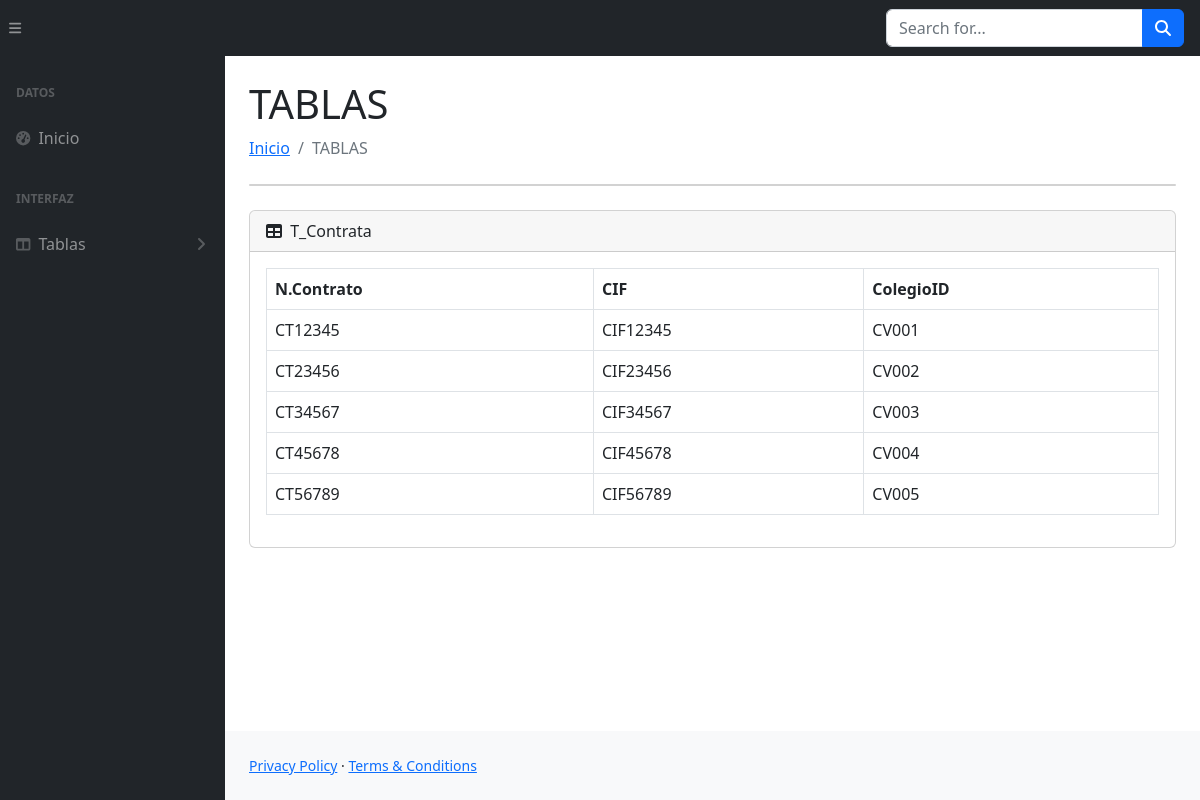
The app's page /T_Contrata.php with its own data.
### tables this page shows
CREATE TABLE Contrata (
    nContrato VARCHAR(20),
    CIF VARCHAR(15),
    colegioID VARCHAR(8),
    PRIMARY KEY (nContrato),
    FOREIGN KEY (CIF) REFERENCES Compania (CIF),
    FOREIGN KEY (colegioID) REFERENCES ComunidadVecinos (colegioID)
);

### T_Contrata.php (the view, shortened to what this page needs)
<?php
include("conexion.php");
?>
<!DOCTYPE html>
<html lang="en">
<head>
    <link href="css/styles.css" rel="stylesheet" />
    <link href="//cdn.datatables.net/2.0.8/css/dataTables.dataTables.min.css" rel="stylesheet" />
</head>
<body class="sb-nav-fixed">
    <nav class="sb-topnav navbar navbar-expand navbar-dark bg-dark">
        <button class="btn btn-link btn-sm order-1 order-lg-0 me-4 me-lg-0" id="sidebarToggle" href="#!"><i class="fas fa-bars"></i></button>
        <form class="d-none d-md-inline-block form-inline ms-auto me-0 me-md-3 my-2 my-md-0">
            <div class="input-group">
                <input class="form-control" type="text" placeholder="Search for..." aria-label="Search for..." aria-describedby="btnNavbarSearch" />
                <button class="btn btn-primary" id="btnNavbarSearch" type="button"><i class="fas fa-search"></i></button>
            </div>
        </form>
    </nav>
    <div id="layoutSidenav">
        <div id="layoutSidenav_nav">
            <nav class="sb-sidenav accordion sb-sidenav-dark" id="sidenavAccordion">
                <div class="sb-sidenav-menu">
                    <div class="nav">
                        <div class="sb-sidenav-menu-heading">Datos</div>
                        <a class="nav-link" href="index.php">
                            <div class="sb-nav-link-icon"><i class="fas fa-tachometer-alt"></i></div>
                            Inicio
                        </a>
                        <div class="sb-sidenav-menu-heading">Interfaz</div>
                        <a class="nav-link collapsed" href="#" data-bs-toggle="collapse" data-bs-target="#collapseLayouts" aria-expanded="false" aria-controls="collapseLayouts">
                            <div class="sb-nav-link-icon"><i class="fas fa-columns"></i></div>
                            Tablas
                            <div class="sb-sidenav-collapse-arrow"><i class="fas fa-angle-down"></i></div>
                        </a>
                    </div>
                </div>
            </nav>
        </div>
        <div id="layoutSidenav_content">
            <main>
                <div class="container-fluid px-4">
                    <h1 class="mt-4">TABLAS</h1>
                    <ol class="breadcrumb mb-4">
                        <li class="breadcrumb-item"><a href="index.php">Inicio</a></li>
                        <li class="breadcrumb-item active">TABLAS</li>
                    </ol>
                    <div class="card mb-4">
                    </div>
                    <div class="card mb-4">
                        <div class="card-header">
                            <i class="fas fa-table me-1"></i>
                            T_Contrata
                        </div>
                        <div class="card-body">
                            <table class="table table-bordered" id="datatablesSimple">
                                <thead>
                                    <tr>
                                        <th scope="col">N.Contrato </th>
                                        <th scope="col">CIF</th>
                                        <th scope="col">ColegioID </th>
                                    </tr>
                                </thead>
                                <tbody>
                                    <?php
                                    $sql = $Conexion->query("SELECT * FROM Contrata;");
                                    $Fila = $sql->fetch_all(MYSQLI_ASSOC);
                                    foreach ($Fila as $dato) {
                                    ?>
                                        <tr>
                                            <td><?php echo $dato['nContrato'] ?> </td>
                                            <td><?php echo $dato['CIF'] ?> </td>
                                            <td><?php echo $dato['colegioID'] ?> </td>
                                        </tr>
                                    <?php
                                    }
                                    ?>
                                </tbody>
                            </table>
                        </div>
                    </div>
                </div>
            </main>
            <footer class="py-4 bg-light mt-auto">
                <div class="container-fluid px-4">
                    <div class="d-flex align-items-center justify-content-between small">
                        <div>
                            <a href="#">Privacy Policy</a>
                            &middot;
                            <a href="#">Terms &amp; Conditions</a>
                        </div>
                    </div>
                </div>
            </footer>
        </div>
    </div>
</body>
</html>

### records on screen
contrata: nContrato "CT12345", CIF "CIF12345", colegioID "CV001"
contrata: nContrato "CT23456", CIF "CIF23456", colegioID "CV002"
contrata: nContrato "CT34567", CIF "CIF34567", colegioID "CV003"
contrata: nContrato "CT45678", CIF "CIF45678", colegioID "CV004"
contrata: nContrato "CT56789", CIF "CIF56789", colegioID "CV005"
